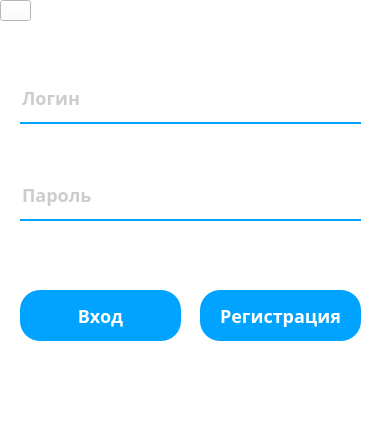
<?xml version="1.0" encoding="UTF-8"?>
<ui version="4.0">
 <class>Form</class>
 <widget class="QWidget" name="Form">
  <property name="geometry">
   <rect>
    <x>0</x>
    <y>0</y>
    <width>378</width>
    <height>444</height>
   </rect>
  </property>
  <property name="windowTitle">
   <string>Form</string>
  </property>
  <property name="styleSheet">
   <string notr="true">QLineEdit{
	background: transparent;
	border:none;
	color: #00A3FF;
	border-bottom: 2px solid #00A3FF;
	font-size: 20px;
font-family: Montserrat;
font-style: normal;
font-weight: bold;
font-size: 18px;
line-height: 22px;
display: flex;
align-items: center;

color: rgba(0, 0, 0, 0.39);

}

QWidget{
	width: 380px;
	height: 446px;
	background: #FFFFFF;
}

</string>
  </property>
  <widget class="QPushButton" name="registrate">
   <property name="geometry">
    <rect>
     <x>200</x>
     <y>290</y>
     <width>161</width>
     <height>51</height>
    </rect>
   </property>
   <property name="styleSheet">
    <string notr="true">position: absolute;
width: 150px;
height: 52px;
left: 28px;
top: 307px;

background: #00A3FF;
box-shadow: 0px 4px 4px rgba(0, 0, 0, 0.25);
border-radius: 20px;
position: absolute;
width: 94px;
height: 28px;
left: 56px;
top: 319px;

font-family: Montserrat;
font-style: normal;
font-weight: bold;
font-size: 18px;
line-height: 22px;
display: flex;
align-items: center;
text-align: center;

color: #FFFFFF;
</string>
   </property>
   <property name="text">
    <string>Регистрация</string>
   </property>
  </widget>
  <widget class="QPushButton" name="login">
   <property name="geometry">
    <rect>
     <x>20</x>
     <y>290</y>
     <width>161</width>
     <height>51</height>
    </rect>
   </property>
   <property name="styleSheet">
    <string notr="true">position: absolute;
width: 150px;
height: 52px;
left: 28px;
top: 307px;

background: #00A3FF;
box-shadow: 0px 4px 4px rgba(0, 0, 0, 0.25);
border-radius: 20px;
position: absolute;
width: 94px;
height: 28px;
left: 56px;
top: 319px;

font-family: Montserrat;
font-style: normal;
font-weight: bold;
font-size: 18px;
line-height: 22px;
display: flex;
align-items: center;
text-align: center;

color: #FFFFFF;
</string>
   </property>
   <property name="text">
    <string>Вход</string>
   </property>
  </widget>
  <widget class="QLineEdit" name="login1">
   <property name="geometry">
    <rect>
     <x>20</x>
     <y>73</y>
     <width>341</width>
     <height>51</height>
    </rect>
   </property>
   <property name="styleSheet">
    <string notr="true"/>
   </property>
   <property name="placeholderText">
    <string>Логин</string>
   </property>
  </widget>
  <widget class="QLineEdit" name="password">
   <property name="geometry">
    <rect>
     <x>20</x>
     <y>170</y>
     <width>341</width>
     <height>51</height>
    </rect>
   </property>
   <property name="styleSheet">
    <string notr="true"/>
   </property>
   <property name="text">
    <string/>
   </property>
   <property name="echoMode">
    <enum>QLineEdit::Password</enum>
   </property>
   <property name="placeholderText">
    <string>Пароль</string>
   </property>
  </widget>
  <widget class="QPushButton" name="pushButton_3">
   <property name="geometry">
    <rect>
     <x>0</x>
     <y>0</y>
     <width>31</width>
     <height>21</height>
    </rect>
   </property>
   <property name="text">
    <string/>
   </property>
   <property name="icon">
    <iconset>
     <normaloff>treug.png</normaloff>treug.png</iconset>
   </property>
   <property name="iconSize">
    <size>
     <width>30</width>
     <height>30</height>
    </size>
   </property>
  </widget>
  <widget class="QPushButton" name="pushButton">
   <property name="geometry">
    <rect>
     <x>50</x>
     <y>2</y>
     <width>281</width>
     <height>61</height>
    </rect>
   </property>
   <property name="styleSheet">
    <string notr="true">border: none;
</string>
   </property>
   <property name="text">
    <string/>
   </property>
   <property name="icon">
    <iconset>
     <normaloff>sucsess.jpg</normaloff>sucsess.jpg</iconset>
   </property>
   <property name="iconSize">
    <size>
     <width>300</width>
     <height>450</height>
    </size>
   </property>
  </widget>
 </widget>
 <resources/>
 <connections/>
</ui>
